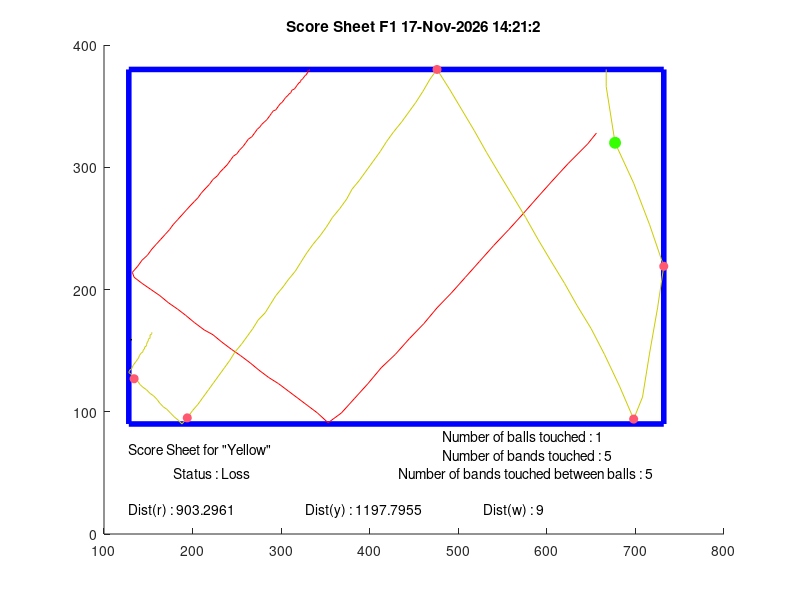

This chart was generated by the following MATLAB code: (Note: this script raises an error after producing the figure.)
width = 854;
height=480;
Folder='F1';
Rband = 255;
Gband=89;
Bband = 114;
Rball = 53;
Gball=255;
Bball=0;
line='-';
X1 = [656  656  656  656  656  656  656  656  656  656  656  656  656  656  646  624  605  589  572  557  540  524  508  492  476  461  445  429  413  398  383  368  353  341  330  319  308  297  286  275  265  254  244  233  223  213  202  192  183  173  163  153  143  134  132  138  143  149  154  159  164  169  174  178  183  188  193  198  202  206  210  215  219  223  228  231  235  239  243  246  250  253  257  260  263  267  270  273  276  278  281  284  287  289  291  294  297  299  301  303  305  308  309  311  312  315  316  318  319  320  322  322  324  325  326  326  327  329  329  329  330  330  330  331  331  331  332  332  332  332  332  333
];
Y1 = [152  152  152  152  152  152  152  152  152  152  152  152  152  152  161  177  192  205  219  231  244  257  270  283  295  308  320  333  344  357  369  381  389  381  375  369  363  357  352  346  340  334  329  323  317  313  307  301  296  291  285  280  275  270  266  261  256  252  247  243  239  235  231  227  223  219  215  211  208  205  201  197  194  190  187  184  181  178  174  171  169  166  163  160  157  155  152  149  147  145  143  141  138  136  134  133  130  128  127  125  123  121  120  119  117  116  115  113  112  111  110  109  108  107  106  106  105  104  104  103  103  102  101  101  101  101  101  100  100  100  100  100
];
X2 = [667  667  667  667  667  667  667  667  667  667  667  667  667  667  677  698  716  732  725  716  708  698  682  665  650  634  620  604  590  576  561  546  532  518  504  490  476  468  460  452  444  436  427  419  412  404  396  388  380  374  366  358  351  344  336  329  322  316  308  302  294  288  282  274  268  262  255  248  242  236  230  224  218  212  206  200  194  188  184  179  175  171  167  163  160  156  152  148  144  141  138  134  132  128  129  131  133  134  136  138  139  140  142  144  144  146  146  148  148  149  150  150  151  152  152  152  152  153  153  154  154  154  154  154  154  154  154  154  154  154  154  154
];
Y2 = [100  100  100  100  100  100  100  100  100  100  100  100  100  114  160  193  227  261  295  332  368  386  359  333  312  293  275  256  239  221  203  185  168  150  133  116  100  108  118  127  135  143  151  159  167  175  183  191  198  206  214  221  229  236  243  250  258  265  272  278  285  292  299  305  312  318  325  331  338  344  350  356  362  368  374  379  385  390  387  384  381  378  376  373  370  367  365  362  360  358  355  353  350  348  346  345  342  341  339  337  336  334  332  331  330  328  327  326  325  323  322  321  320  320  319  318  317  317  317  316  316  315  315  315  315  315  315  315  315  315  315  315
];
X3 = [131  131  130  130  130  130  130  130  130  130  130  130  130  130  130  130  131  131  131  131  131  131  131  131  131  131  131  131  131  130  130  130  130  130  130  130  130  130  130  130  130  130  130  130  130  130  130  130  130  131  131  131  131  131  131  131  131  131  131  130  130  130  130  130  130  130  130  130  130  130  130  130  130  130  130  130  130  130  131  131  131  131  131  131  131  131  131  131  131  130  130  130  130  130  130  130  130  130  130  130  130  131  130  131  131  131  131  131  131  131  131  130  131  130  130  130  130  130  130  130  130  130  130  130  130  130  130  130  130  130  130  130
];
Y3 = [321  321  321  321  321  321  321  321  321  321  321  321  321  321  321  321  321  321  321  321  321  321  321  321  321  321  321  321  321  321  321  321  321  321  321  321  321  321  321  321  321  321  321  321  321  321  321  321  321  321  321  321  321  321  321  321  321  321  321  321  321  321  321  321  321  321  321  321  321  321  321  321  321  321  321  321  321  321  321  321  321  321  321  321  321  321  321  321  321  321  321  321  321  321  321  321  321  321  321  321  321  321  321  321  321  321  321  321  321  321  321  321  321  321  321  321  321  321  321  321  321  321  321  321  321  321  321  321  321  321  321  321
];
%% Changement des coordonnées pour matlab

Y1 = (height - Y1);
Y2 = (height - Y2);
Y3 = (height - Y3);

%% Normalisation des valeurs RGB

Ballcol = [Rball Gball Bball]./255;
Bandcol = [Rband Gband Bband]./255;

%% Detection des bords

Xmin = min([X1,X2,X3]);
Xmax = max([X1,X2,X3]);
Ymin = min([Y1,Y2,Y3]);
Ymax = max([Y1,Y2,Y3]);

Xframe = [Xmin Xmax Xmax Xmin Xmin];
Yframe = [Ymin Ymin Ymax Ymax Ymin];

%% Détection des valeurs absurdes

OX1=isoutlier(X1,'movmedian',5);
OY1=isoutlier(Y1,'movmedian',5);
OX2=isoutlier(X2,'movmedian',5);
OY2=isoutlier(Y2,'movmedian',5);
OX3=isoutlier(X3,'movmedian',5);
OY3=isoutlier(Y3,'movmedian',5);

OX1id = find(OX1);
OY1id = find(OY1);
OX2id = find(OX2);
OY2id = find(OY2);
OX3id = find(OX3);
OY3id = find(OY3);

if isempty(OX1id) == 0  
    if OX1id(1) == 1
    OX1id(1) = [];
    end
end
if isempty(OY1id) == 0  
    if OY1id(1) == 1
    OY1id(1) = [];
    end
end
if isempty(OX2id) == 0  
    if OX2id(1) == 1
    OX2id(1) = [];
    end
end
if isempty(OY2id) == 0  
    if OY2id(1) == 1
    OY2id(1) = [];
    end
end
if isempty(OX3id) == 0  
    if OX3id(1) == 1
    OX3id(1) = [];
    end
end
         
if isempty(OY3id) == 0  
    if OY3id(1) == 1
    OY3id(1) = [];
    end
end

X1(OX1id)=X1(OX1id-1);
Y1(OY1id)=Y1(OY1id-1);
X2(OX2id)=X2(OX2id-1);
Y2(OY2id)=Y2(OY2id-1);
X3(OX3id)=X3(OX3id-1);
Y3(OY3id)=Y3(OY3id-1);


%% Détection de la premiere balle qui bouge
    
d=2;

distB1 = sqrt((X1-X1(1)).^2+(Y1-Y1(1)).^2);
distB2 = sqrt((X2-X2(1)).^2+(Y2-Y2(1)).^2);
distB3 = sqrt((X3-X3(1)).^2+(Y3-Y3(1)).^2);
    
mb1=find(distB1>d, 1);
mb2=find(distB2>d, 1);
mb3=find(distB3>d, 1);

%% Calcul du nombre de boules touchées

touch = 2;

if isempty(mb1) 
   mb1 = size(X1,2)-2;
   touch = touch - 1;
end
if isempty(mb2) 
   mb2 = size(X2,2)-2; 
      touch = touch - 1;

end
if isempty(mb3) 
   mb3 = size(X3,2)-2;
      touch = touch - 1;
end

%% Détermination de l'ordre de mouvement des boules

A=[mb1,mb2,mb3];
[tfirst,ifirst] = min(A);
[tthird, ithird] = max(A);
A(ifirst) = [];
tsecond = min(A);

switch ifirst
    case 1
    XFIRST = X1;
    YFIRST = Y1;
    player = 'Score Sheet for "Red" ';
    switch ithird
        case 2
            XSECOND = X3;
            YSECOND = Y3;
            XTHIRD = X2;
            YTHIRD = Y2;
            
        case 3
            XSECOND = X2;
            YSECOND = Y2;
            XTHIRD = X3;
            YTHIRD = Y3;   
    end
    case 2
    XFIRST = X2;
    YFIRST = Y2;
    player = 'Score Sheet for "Yellow" ';
    switch ithird
        case 1
            XSECOND = X3;
            YSECOND = Y3;
            XTHIRD = X1;
            YTHIRD = Y1;
        case 3
            XSECOND = X1;
            YSECOND = Y1;
            XTHIRD = X3;
            YTHIRD = Y3;
    end
    case 3
    XFIRST = X3;
    YFIRST = Y3;
    player = 'Score Sheet for "White" ';
    switch ithird
        case 1
            XSECOND = X2;
            YSECOND = Y2;
            XTHIRD = X1;
            YTHIRD = Y1;
        case 2
            XSECOND = X1;
            YSECOND = Y1;
            XTHIRD = X2;
            YTHIRD = Y2;    
    end
end

%% Détection des chocs entre la premère boule et les bandes
dboule = 9;

rbndXmin = find(abs(XFIRST-Xmin)<= dboule);
rbndXmin = rbndXmin(rbndXmin >=tfirst & abs(diff([0,rbndXmin]))>1);
    
rbndXmax = find(abs(XFIRST-Xmax)<= dboule);
rbndXmax = rbndXmax(rbndXmax >=tfirst & abs(diff([0,rbndXmax]))>1);
    
rbndYmin = find(abs(YFIRST-Ymin)<= dboule);
rbndYmin = rbndYmin(rbndYmin >=tfirst & abs(diff([0,rbndYmin]))>1);
    
rbndYmax = find(abs(YFIRST-Ymax)<= dboule);
rbndYmax = rbndYmax(rbndYmax >=tfirst & abs(diff([0,rbndYmax]))>1);
    
nbrebonds = size(rbndXmin,2) + size(rbndXmax,2) + size(rbndYmin,2) + size(rbndYmax,2);
    
rebondsentre = size(rbndXmin(rbndXmin>=tsecond & rbndXmin<=tthird),2)...
              +size(rbndXmax(rbndXmax>=tsecond & rbndXmax<=tthird),2)...
              +size(rbndYmin(rbndYmin>=tsecond & rbndYmin<=tthird),2)...
              +size(rbndYmax(rbndYmax>=tsecond & rbndYmax<=tthird),2);
         
    
%% Calcul des distances parcourues par chaque boule    
    
DistR = sum(sqrt(diff(X1).^2 + diff(Y1).^2));
DistY = sum(sqrt(diff(X2).^2 + diff(Y2).^2));
DistW = sum(sqrt(diff(X3).^2 + diff(Y3).^2));
    
%% Detection des chocs entre les boules   

% chocs12 = find(abs(YFIRST(tsecond-2:tsecond+2)-YSECOND(tsecond-2:tsecond+2))<=35 & abs(XFIRST(tsecond-2:tsecond+2)-XSECOND(tsecond-2:tsecond+2))<=35);
%   
% chocs13 = find(abs(YFIRST(tthird)-YTHIRD(tthird))<=35 & abs(XFIRST(tthird)-XTHIRD(tthird))<=35);
%     
% if isempty(chocs12) == 1 || touch<1
%     fprintf('pas de choc sur\n');
% else
%     fprintf('choc sur photo %d\n',tsecond);
% end
% 
% if isempty(chocs13) == 1 || touch < 2
% 
%     fprintf('pas de choc sur\n');
% else
%     fprintf('choc sur photo %d\n',tthird);
% end

%% Détermination du score
if touch == 2 && rebondsentre >= 3
    score = 'Status : Win';
else
    score = 'Status : Loss';
end

%% Affichage de la figure
c = clock;
h = num2str(c(4));
min = num2str(c(5));
s = num2str(floor(c(6)));
time = strcat(h,':',min,':',s);

figure(1);
hold on
    title(['Score Sheet',' ',Folder ,' ', date, ' ', time]);
    ylim([0,Ymax+20]);
    plot(Xframe, Yframe,'-b','DisplayName','Bords du billard','LineWidth',4);
    plot(X1,Y1,line,'DisplayName','Boule rouge', 'Color', [1 0 0]);
    plot(X2,Y2,line,'DisplayName','Boule jaune', 'Color', [0.8 0.8 0]);
    plot(X3,Y3,line,'DisplayName', 'Boule blanche', 'Color', [0 0 0]);
    plot(XFIRST(rbndXmin),YFIRST(rbndXmin),'o','MarkerSize',6, 'MarkerFaceColor', Bandcol, 'MarkerEdgeColor', Bandcol);
    plot(XFIRST(rbndXmax),YFIRST(rbndXmax),'o','MarkerSize',6, 'MarkerFaceColor', Bandcol, 'MarkerEdgeColor', Bandcol);
    plot(XFIRST(rbndYmin),YFIRST(rbndYmin),'o','MarkerSize',6, 'MarkerFaceColor', Bandcol, 'MarkerEdgeColor', Bandcol);
    plot(XFIRST(rbndYmax),YFIRST(rbndYmax),'o','MarkerSize',6, 'MarkerFaceColor', Bandcol, 'MarkerEdgeColor', Bandcol);
    
    if touch >= 1
    plot(XFIRST(tsecond),YFIRST(tsecond),'o','MarkerSize',8, 'MarkerFaceColor', Ballcol, 'MarkerEdgeColor', Ballcol);
    end
    if touch == 2
    plot(XFIRST(tthird),YFIRST(tthird),'o','MarkerSize',8, 'MarkerFaceColor', Ballcol, 'MarkerEdgeColor', Ballcol);
    end
    
    text(Xmin, 70, player);
    text(Xmin+50, 50, score);
    text(Xmax-250, 80, ['Number of balls touched : ',num2str(touch)]);
    text(Xmax-250, 65, ['Number of bands touched : ',num2str(nbrebonds)]);
    text(Xmax-300, 50, ['Number of bands touched between balls : ',num2str(rebondsentre)]);
    text(Xmin, 20, ['Dist(r) : ',num2str(DistR)]);
    text(Xmin+200, 20, ['Dist(y) : ',num2str(DistY)]);
    text(Xmin+400, 20, ['Dist(w) : ',num2str(DistW)]);
    hohgfld off
             
print('ScoreSheet','-dpdf');
print('ScoreSheet','-dpng');
